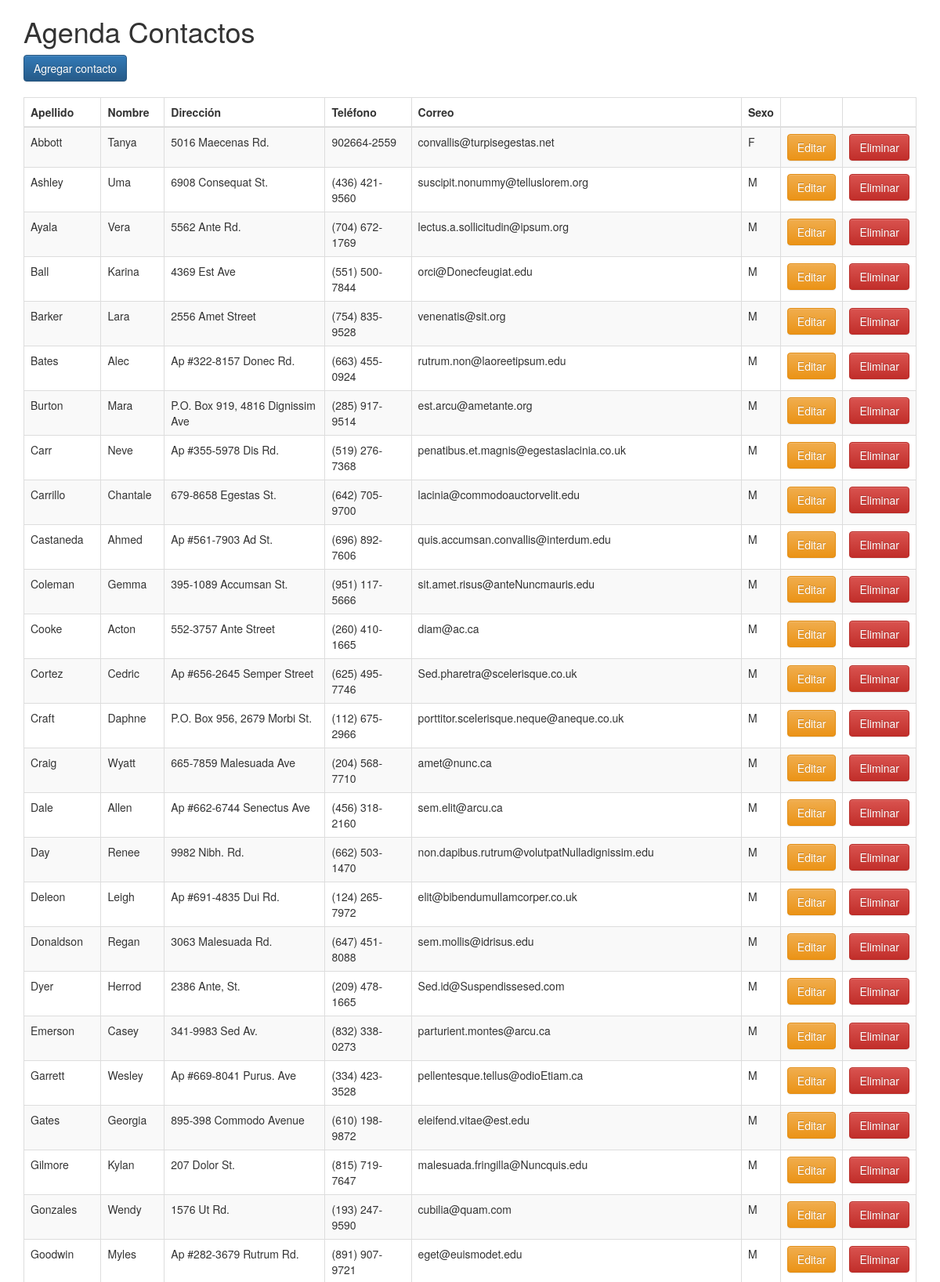
The app's page /ver.php (upper part) with its own data.
### tables this page shows
CREATE TABLE `contactos`  (
  `personaId` int(11) NOT NULL,
  `nombre` varchar(100) NOT NULL,
  `apellido` varchar(100) NOT NULL,
  `telefono` varchar(20) NOT NULL,
  `direccion` varchar(50) NULL DEFAULT NULL,
  `email` varchar(100) NULL DEFAULT NULL,
  `sexo` char(1) NOT NULL,
  PRIMARY KEY (`personaId`) USING BTREE
);

### clases/conexion.php (called while the page is built)
<?php
class Conexion
{
    private $host = "127.0.0.1";
    private $user = "root";
    private $pass = "root";
    private $db   = "agenda";
    private $charset = "utf8";
    private $conexion;
    public function __construct()
    {
        $dsn = "mysql:host={$this->host};dbname={$this->db};charset={$this->charset}";
        try {
            $this->conexion = new PDO($dsn, $this->user, $this->pass, [
                PDO::ATTR_ERRMODE            => PDO::ERRMODE_EXCEPTION,
                PDO::ATTR_DEFAULT_FETCH_MODE => PDO::FETCH_ASSOC,
                PDO::ATTR_PERSISTENT         => false,
            ]);
        } catch (PDOException $e) {
            echo "Error de conexión: " . $e->getMessage();
            exit;
        }
    }
    public function getConexion()
    {
        return $this->conexion;
    }
}
?>

### clases/contacto.php (called while the page is built, shortened)
<?php
include_once('conexion.php');
class Contacto
{
	private $conexion;
	function __construct($personaId=null,$nombre=null,$apellido=null,$telefono=null,$direccion=null,$email=null,$sexo=null)
	{
		$nuevaConexion=new Conexion();
		$this->conexion=$nuevaConexion->getConexion();
		$this->nombre = $nombre;
		$this->apellido = $apellido;
		$this->telefono = $telefono;
		$this->direccion = $direccion;
		$this->email= $email;
		$this->sexo = $sexo;
	}
	  public function buscar()
    {
        $sql = "SELECT * FROM contactos";
        $params = [];
        $sql .= " ORDER BY apellido, nombre";
        $stmt = $this->conexion->prepare($sql);
        $stmt->execute($params);
        return $stmt;
    }
}

### ver.php (the view, shortened to what this page needs)
<!DOCTYPE html>
<html>
    <head>
        <link
            rel="stylesheet"
            href="https://maxcdn.bootstrapcdn.com/bootstrap/3.3.6/css/bootstrap.min.css"
>
        <link
            rel="stylesheet"
            href="https://maxcdn.bootstrapcdn.com/bootstrap/3.3.6/css/bootstrap-theme.min.css"
>
        <link
            rel="stylesheet"
            type="text/css"
            href="https://cdn.datatables.net/s/bs-3.3.5/jq-2.1.4,dt-1.10.10,cr-1.3.0,r-2.0.0,rr-1.1.0,sc-1.4.0,se-1.1.0/datatables.min.css"/>
    </head>
    <body>
        <div class="container">
            <h1>Agenda Contactos</h1>
        <?php
	include_once 'clases/contacto.php';
	if(($_POST)){
			$nombre=$_POST["nombre"];
			$apellido=$_POST["apellido"];
			$telefono=$_POST["telefono"];
			$direccion=$_POST["direccion"];
			$email=$_POST["email"];
            $sexo=$_POST["sexo"];
			$persona=new Contacto(NULL,$nombre,$apellido,$telefono,$direccion,$email,$sexo);
		}
		else
		{
			$persona=new Contacto(NULL);
		}
echo "<a href='agregar.php' class='btn btn-primary'>Agregar contacto</a>";
echo "<div>";
echo "<br>";
echo "</div>";
if ($resultado = $persona->buscar()) {
    echo "<div class='table-responsive'>";
	echo "<table id='tblDatos' class='table table-striped table-bordered'>";
	echo "<thead>";
    echo "<tr>";
        echo "<th>Apellido</th>";
        echo "<th>Nombre</th>";
        echo "<th>Dirección</th>";
        echo "<th>Teléfono</th>";
        echo "<th>Correo</th>";
        echo "<th>Sexo</th>";
        echo "<th></th>";
        echo "<th></th>";
        echo "</tr>";
    echo "</thead>";
    while ($fila = $resultado->fetch(PDO::FETCH_OBJ)) {
		  echo "<tr>";
	      echo "<td>".$fila->apellido."</td>";
	      echo "<td>".$fila->nombre."</td>";
	      echo "<td>".$fila->direccion."</td>";
	      echo "<td>".$fila->telefono."</td>";
          echo "<td>".$fila->email."</td>";
		  echo "<td>".$fila->sexo."</td>";
		  echo "<td>"."<a href='editar.php?personaId=".$fila->personaId."' class='btn btn-warning'>Editar</a>"."</td>";
		  echo "<td>"."<a onClick='preguntar();' href='eliminar.php?personaId=".$fila->personaId."' class='btn btn-danger'>Eliminar</a>"."</td>";
		  echo "</tr>";
    }
    echo "</table>";
}
?>
        </div>
    </body>
</html>

### records on screen
contactos: apellido "Abbott", nombre "Tanya", direccion "5016 Maecenas Rd.", telefono "902664-2559", email "convallis@turpisegestas.net", sexo "F"
contactos: apellido "Ashley", nombre "Uma", direccion "6908 Consequat St.", telefono "(436) 421-9560", email "suscipit.nonummy@telluslorem.org", sexo "M"
contactos: apellido "Ayala", nombre "Vera", direccion "5562 Ante Rd.", telefono "(704) 672-1769", email "lectus.a.sollicitudin@ipsum.org", sexo "M"
contactos: apellido "Ball", nombre "Karina", direccion "4369 Est Ave", telefono "(551) 500-7844", email "orci@Donecfeugiat.edu", sexo "M"
contactos: apellido "Barker", nombre "Lara", direccion "2556 Amet Street", telefono "(754) 835-9528", email "venenatis@sit.org", sexo "M"
contactos: apellido "Bates", nombre "Alec", direccion "Ap #322-8157 Donec Rd.", telefono "(663) 455-0924", email "rutrum.non@laoreetipsum.edu", sexo "M"
contactos: apellido "Burton", nombre "Mara", direccion "P.O. Box 919, 4816 Dignissim Ave", telefono "(285) 917-9514", email "est.arcu@ametante.org", sexo "M"
contactos: apellido "Carr", nombre "Neve", direccion "Ap #355-5978 Dis Rd.", telefono "(519) 276-7368", email "penatibus.et.magnis@egestaslacinia.co.uk", sexo "M"
contactos: apellido "Carrillo", nombre "Chantale", direccion "679-8658 Egestas St.", telefono "(642) 705-9700", email "lacinia@commodoauctorvelit.edu", sexo "M"
contactos: apellido "Castaneda", nombre "Ahmed", direccion "Ap #561-7903 Ad St.", telefono "(696) 892-7606", email "quis.accumsan.convallis@interdum.edu", sexo "M"
contactos: apellido "Coleman", nombre "Gemma", direccion "395-1089 Accumsan St.", telefono "(951) 117-5666", email "sit.amet.risus@anteNuncmauris.edu", sexo "M"
contactos: apellido "Cooke", nombre "Acton", direccion "552-3757 Ante Street", telefono "(260) 410-1665", email "diam@ac.ca", sexo "M"
contactos: apellido "Cortez", nombre "Cedric", direccion "Ap #656-2645 Semper Street", telefono "(625) 495-7746", email "Sed.pharetra@scelerisque.co.uk", sexo "M"
contactos: apellido "Craft", nombre "Daphne", direccion "P.O. Box 956, 2679 Morbi St.", telefono "(112) 675-2966", email "porttitor.scelerisque.neque@aneque.co.uk", sexo "M"
contactos: apellido "Craig", nombre "Wyatt", direccion "665-7859 Malesuada Ave", telefono "(204) 568-7710", email "amet@nunc.ca", sexo "M"
contactos: apellido "Dale", nombre "Allen", direccion "Ap #662-6744 Senectus Ave", telefono "(456) 318-2160", email "sem.elit@arcu.ca", sexo "M"
contactos: apellido "Day", nombre "Renee", direccion "9982 Nibh. Rd.", telefono "(662) 503-1470", email "non.dapibus.rutrum@volutpatNulladignissim.edu", sexo "M"
contactos: apellido "Deleon", nombre "Leigh", direccion "Ap #691-4835 Dui Rd.", telefono "(124) 265-7972", email "elit@bibendumullamcorper.co.uk", sexo "M"
contactos: apellido "Donaldson", nombre "Regan", direccion "3063 Malesuada Rd.", telefono "(647) 451-8088", email "sem.mollis@idrisus.edu", sexo "M"
contactos: apellido "Dyer", nombre "Herrod", direccion "2386 Ante, St.", telefono "(209) 478-1665", email "Sed.id@Suspendissesed.com", sexo "M"
contactos: apellido "Emerson", nombre "Casey", direccion "341-9983 Sed Av.", telefono "(832) 338-0273", email "parturient.montes@arcu.ca", sexo "M"
contactos: apellido "Garrett", nombre "Wesley", direccion "Ap #669-8041 Purus. Ave", telefono "(334) 423-3528", email "pellentesque.tellus@odioEtiam.ca", sexo "M"
contactos: apellido "Gates", nombre "Georgia", direccion "895-398 Commodo Avenue", telefono "(610) 198-9872", email "eleifend.vitae@est.edu", sexo "M"
contactos: apellido "Gilmore", nombre "Kylan", direccion "207 Dolor St.", telefono "(815) 719-7647", email "malesuada.fringilla@Nuncquis.edu", sexo "M"
contactos: apellido "Gonzales", nombre "Wendy", direccion "1576 Ut Rd.", telefono "(193) 247-9590", email "cubilia@quam.com", sexo "M"
contactos: apellido "Goodwin", nombre "Myles", direccion "Ap #282-3679 Rutrum Rd.", telefono "(891) 907-9721", email "eget@euismodet.edu", sexo "M"
